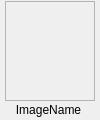
<?xml version="1.0" encoding="UTF-8"?>
<ui version="4.0">
 <class>TargetPersonImageItem</class>
 <widget class="QWidget" name="TargetPersonImageItem">
  <property name="geometry">
   <rect>
    <x>0</x>
    <y>0</y>
    <width>100</width>
    <height>120</height>
   </rect>
  </property>
  <property name="windowTitle">
   <string>Form</string>
  </property>
  <property name="styleSheet">
   <string notr="true">border:none
</string>
  </property>
  <widget class="QLabel" name="m_labelImage">
   <property name="geometry">
    <rect>
     <x>5</x>
     <y>1</y>
     <width>90</width>
     <height>100</height>
    </rect>
   </property>
   <property name="styleSheet">
    <string notr="true">border:1px solid rgb(180,180,180)</string>
   </property>
   <property name="text">
    <string/>
   </property>
   <property name="scaledContents">
    <bool>true</bool>
   </property>
  </widget>
  <widget class="QLabel" name="m_labelImageName">
   <property name="geometry">
    <rect>
     <x>3</x>
     <y>100</y>
     <width>91</width>
     <height>20</height>
    </rect>
   </property>
   <property name="styleSheet">
    <string notr="true">border:none</string>
   </property>
   <property name="text">
    <string>ImageName</string>
   </property>
   <property name="alignment">
    <set>Qt::AlignCenter</set>
   </property>
  </widget>
 </widget>
 <resources/>
 <connections/>
</ui>
